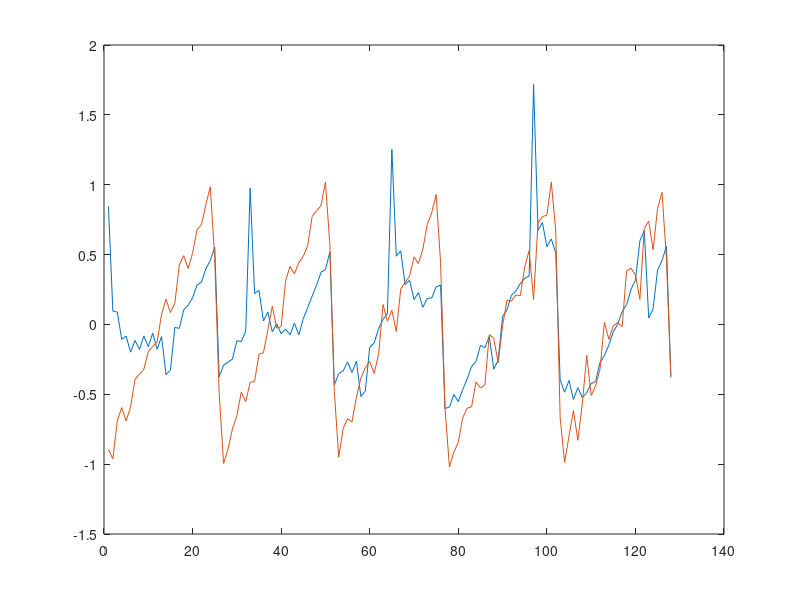

The MATLAB source for this figure:
x = sawtooth([1:128]*10*pi/128);
x1 = x(1 : 128 / 4);
x2 = x(128 / 4 + 1 : 2 * 128 / 4);
x3 = x(2 * 128 / 4 + 1 : 3 * 128 / 4);
x4 = x(3 * 128 / 4 + 1 : 4 * 128 / 4);

dctx1 = dct(x1);
dctx2 = dct(x2);
dctx3 = dct(x3);
dctx4 = dct(x4);

[dctx1s, dctx1Idx] = sort(dctx1);
smallest16x1 = dctx1Idx(1:16);
dctx1(smallest16x1) = 0;

[dctx2s, dctx2Idx] = sort(dctx2);
smallest16x2 = dctx2Idx(1:16);
dctx2(smallest16x2) = 0;

[dctx3s, dctx3Idx] = sort(dctx3);
smallest16x3 = dctx3Idx(1:16);
dctx3(smallest16x3) = 0;

[dctx4s, dctx4Idx] = sort(dctx4);
smallest16x4 = dctx4Idx(1:16);
dctx4(smallest16x4) = 0;

ix1 = idct(dctx1);
ix2 = idct(dctx2);
ix3 = idct(dctx3);
ix4 = idct(dctx4);

ix = [ix1, ix2, ix3, ix4];

size(ix)

plot([1:128], ix)
hold on

fftx1 = fft(x1);
fftx2 = fft(x2);
fftx3 = fft(x3);
fftx4 = fft(x4);

[fftx1s, fftx1Idx] = sort(fftx1);
smallest16x1 = fftx1Idx(1:16);
fftx1(smallest16x1) = 0;

[fftx2s, fftx2Idx] = sort(fftx2);
smallest16x2 = fftx2Idx(1:16);
fftx2(smallest16x2) = 0;

[fftx3s, fftx3Idx] = sort(fftx3);
smallest16x3 = fftx3Idx(1:16);
fftx3(smallest16x3) = 0;

[fftx4s, fftx4Idx] = sort(fftx4);
smallest16x4 = fftx4Idx(1:16);
fftx4(smallest16x4) = 0;

ix1 = real(ifft(fftx1));
ix2 = real(ifft(fftx2));
ix3 = real(ifft(fftx3));
ix4 = real(ifft(fftx4));

ix = [ix1, ix2, ix3, ix4];

plot([1:128], ix);
hold off
